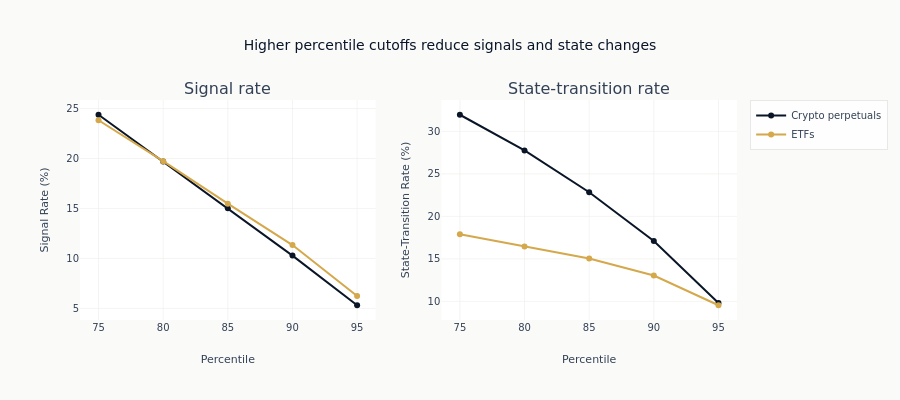

This figure's notebook cell:
### Code cell
fig.update_layout(
    title="Higher percentile cutoffs reduce signals and state changes",
    height=400,
    margin=dict(t=100, r=140),
    legend=dict(x=1.02, y=1.0, xanchor="left", yanchor="top"),
)
fig.update_xaxes(title_text="Percentile", row=1, col=1)
fig.update_xaxes(title_text="Percentile", row=1, col=2)
fig.update_yaxes(title_text="Signal Rate (%)", row=1, col=1)
fig.update_yaxes(title_text="State-Transition Rate (%)", row=1, col=2)
fig.show()

### Figure 1 — Plotly figure (JSON) as saved in the notebook; plotly's stock layout.template omitted (floating-point values rounded to 4 significant figures)
{"data": [{"line": {"color": "#0a1628"}, "marker": {"color": "#0a1628"}, "mode": "lines+markers", "name": "Crypto perpetuals", "type": "scatter", "x": [75, 80, 85, 90, 95], "xaxis": "x", "y": [24.37, 19.7, 15.01, 10.28, 5.313], "yaxis": "y"}, {"line": {"color": "#0a1628"}, "marker": {"color": "#0a1628"}, "mode": "lines+markers", "name": "Crypto perpetuals", "showlegend": false, "type": "scatter", "x": [75, 80, 85, 90, 95], "xaxis": "x2", "y": [31.96, 27.76, 22.84, 17.11, 9.815], "yaxis": "y2"}, {"line": {"color": "#D4A84B"}, "marker": {"color": "#D4A84B"}, "mode": "lines+markers", "name": "ETFs", "type": "scatter", "x": [75, 80, 85, 90, 95], "xaxis": "x", "y": [23.83, 19.73, 15.47, 11.33, 6.238], "yaxis": "y"}, {"line": {"color": "#D4A84B"}, "marker": {"color": "#D4A84B"}, "mode": "lines+markers", "name": "ETFs", "showlegend": false, "type": "scatter", "x": [75, 80, 85, 90, 95], "xaxis": "x2", "y": [17.9, 16.46, 15.05, 13.03, 9.542], "yaxis": "y2"}], "layout": {"annotations": [{"font": {"size": 16}, "showarrow": false, "text": "Signal rate", "x": 0.225, "xanchor": "center", "xref": "paper", "y": 1.0, "yanchor": "bottom", "yref": "paper"}, {"font": {"size": 16}, "showarrow": false, "text": "State-transition rate", "x": 0.775, "xanchor": "center", "xref": "paper", "y": 1.0, "yanchor": "bottom", "yref": "paper"}], "height": 400, "legend": {"x": 1.02, "xanchor": "left", "y": 1.0, "yanchor": "top"}, "margin": {"r": 140, "t": 100}, "title": {"text": "Higher percentile cutoffs reduce signals and state changes"}, "xaxis": {"anchor": "y", "domain": [0.0, 0.45], "title": {"text": "Percentile"}}, "xaxis2": {"anchor": "y2", "domain": [0.55, 1.0], "title": {"text": "Percentile"}}, "yaxis": {"anchor": "x", "domain": [0.0, 1.0], "title": {"text": "Signal Rate (%)"}}, "yaxis2": {"anchor": "x2", "domain": [0.0, 1.0], "title": {"text": "State-Transition Rate (%)"}}}}
